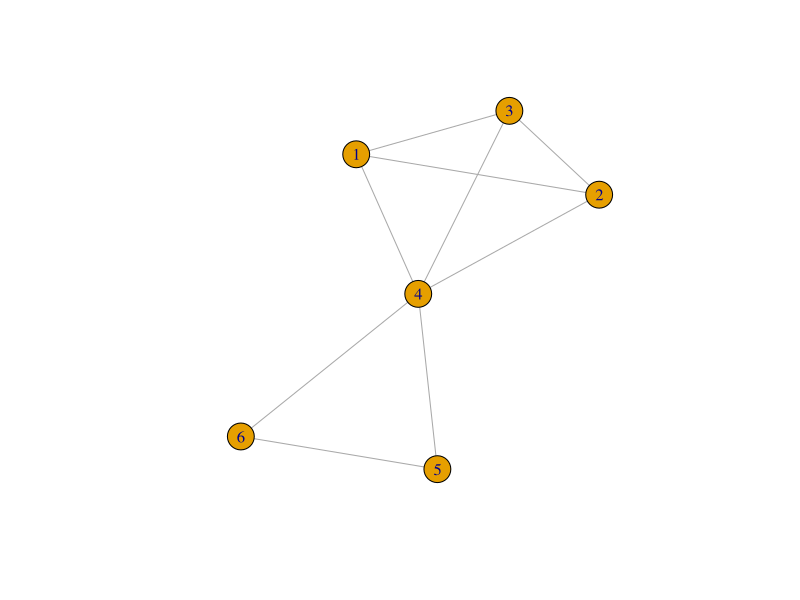

Generate this figure with R:
## ---- chunk 1
# load igraph and set random seed
library(igraph)
set.seed(1)

# adj matrix with two cliques
clique = matrix(0, 6, 6)
clique[0:4,0:4] = 1
clique[3,4] = clique[4,5] = clique[4,5] = clique[4,6] = clique[5,6] = 1
diag(clique) = 0

# plot cliques
plot(graph.adjacency(clique, mode='undirected'))
